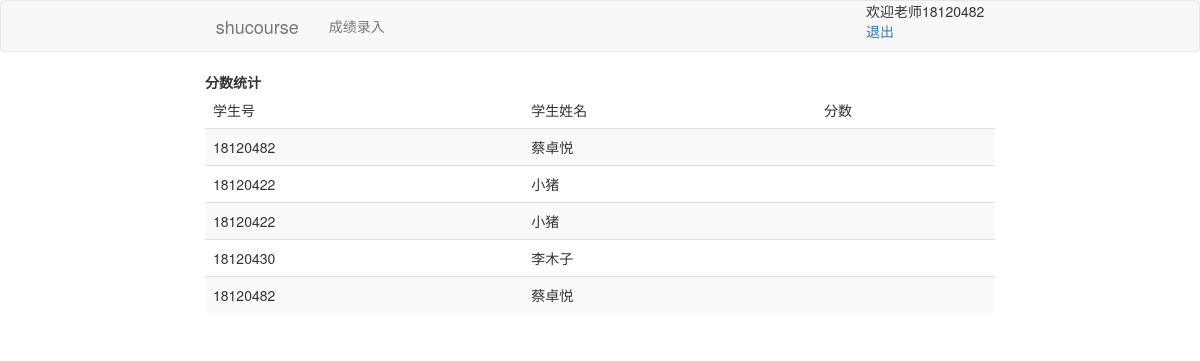
Screenshot of /teacher/grade (signed in) with the database file from the repository.
### shucourse/models.py (models this page shows, shortened)
class Student(db.Model,UserMixin):
    id=db.Column(db.String(8),primary_key=True,unique=True)
    student_name=db.Column(db.String(20),nullable=False)
    student_password=db.Column(db.String(20),nullable=False)
    student_dept=db.Column(db.String(2),nullable=False)
    selects=db.relationship('Select',backref='student',lazy=True)

### shucourse/routes.py (the view)
@app.route('/teacher/grade')
@login_required
def teacher_grade():
    big=Student.query.join(Select,Student.id==Select.student_id).add_columns(Select.course_id,Student.student_name,Select.student_id,Student.student_dept).distinct()
    return render_template('teacher_grade.html',students=big)

### shucourse/models.py (called while the page is built)
@login_manager.user_loader
def load_user(user_id):
    stu=Student.query.get((user_id))
    te=Teacher.query.get((user_id))
    if stu:
        return stu
    else:
        return te

### shucourse/templates/teacher_grade.html
{% extends "layout2.html" %}
{% block content %}
{% if students %}
      <table class="table table-striped">
        <strong>{{course_name}}分数统计</strong>
        <thead>
            <td>学生号</td>
            <td>学生姓名</td>
            <td>分数</td>
        </thead>
        {% for student in students %}
          <tr>
            <td>{{student.student_id}}</td>
            <td>{{student.student_name}}</td>
            <td>{{student.grade}}</td>
          </tr>
        {% endfor %}
      </table>
      {% else %}
      <p>暂时没有人选您的课哦</p>
      {% endif %}
{% endblock content%}

### shucourse/templates/layout2.html (shortened to what this page needs)
<!DOCTYPE html>
<html>
    <link rel="stylesheet" href="https://cdn.jsdelivr.net/npm/bootstrap@3.3.7/dist/css/bootstrap.min.css">
    <body>
        <nav class="navbar navbar-default">
            <div class="container-fluid">
              <div class="row">
                <div class="col-lg-8">
              <div class="navbar-header">
                <a class="navbar-brand" href="{{url_for('teacher_home')}}">shucourse</a>
              </div>
              <div class="collapse navbar-collapse" id="bs-example-navbar-collapse-1">
                  <ul class="nav navbar-nav">
                    <li><a href="{{url_for('teacher_grade')}}">成绩录入<span class="sr-only">(current)</span></a></li>
                  </ul>
                  <ul class="nav navbar-nav navbar-right">
                      {% if current_user.is_authenticated %}
                      <div>欢迎老师{{current_user.id}}</div>
                      <a class="nav-item nav-link" href="{{url_for('logout')}}">退出</a>
                      {% else %}
                      <a class="nav-item nav-link" href="{{url_for('login')}}">登陆</a>
                      {% endif %}
                  </ul>
              </div>
            </div>
          </div>
            </div>
          </nav>
        <div class="row">
        <div class="col-lg-2"></div>
        <div class="col-lg-8">
        {% block content %}
        {% endblock content %}
      </div>
      </div>
    </body>
</html>

### rows the page displays
Student: id "18120482", student_id "18120482", student_name "蔡卓悦"
Student: student_id "18120422", student_name "小猪"
Student: student_id "18120430", student_name "李木子"
